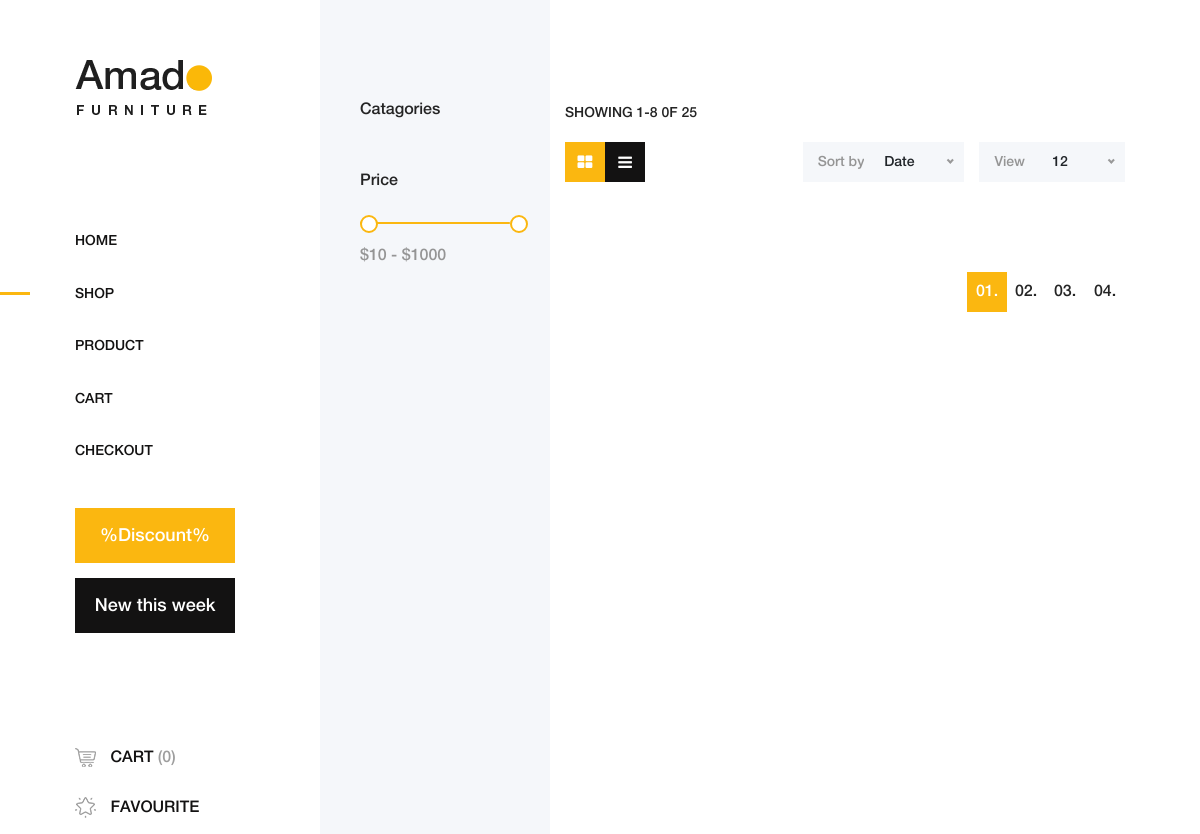
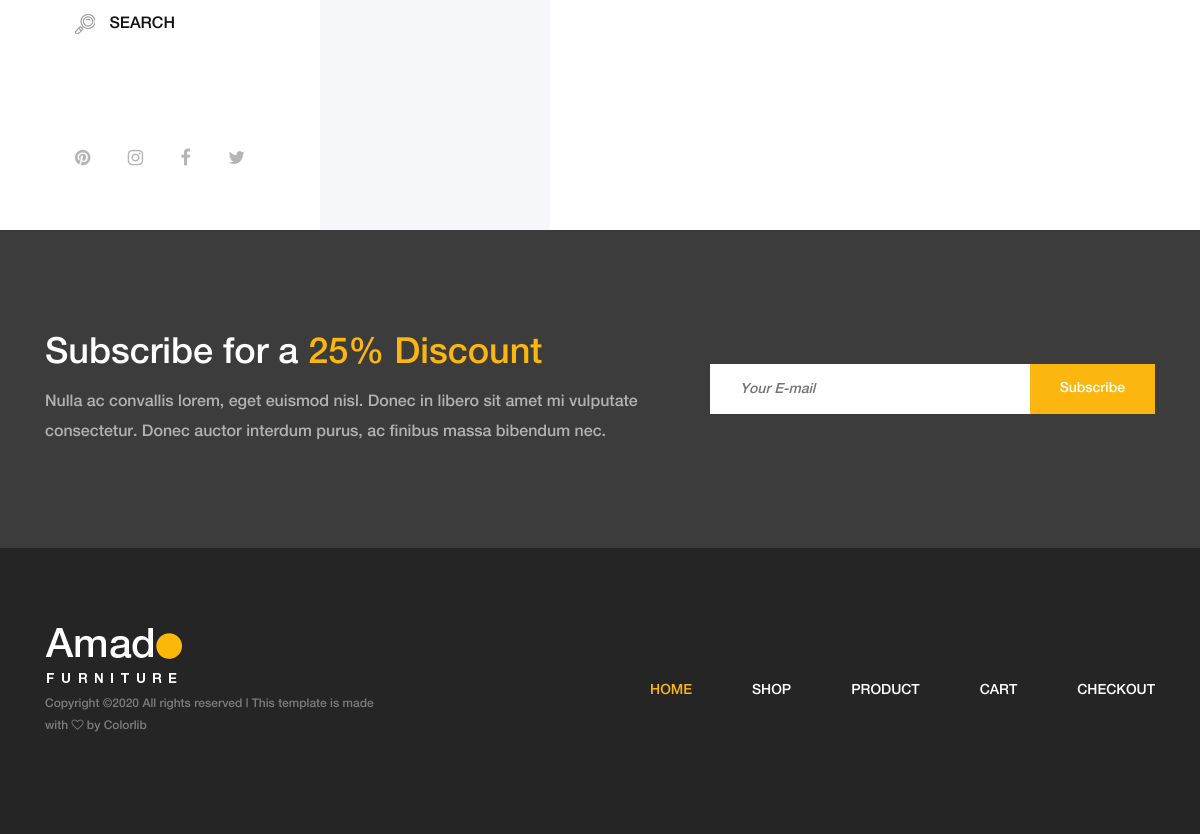
/shop/1, run on an earlier commit of the app's database (2 pictures, top to bottom).
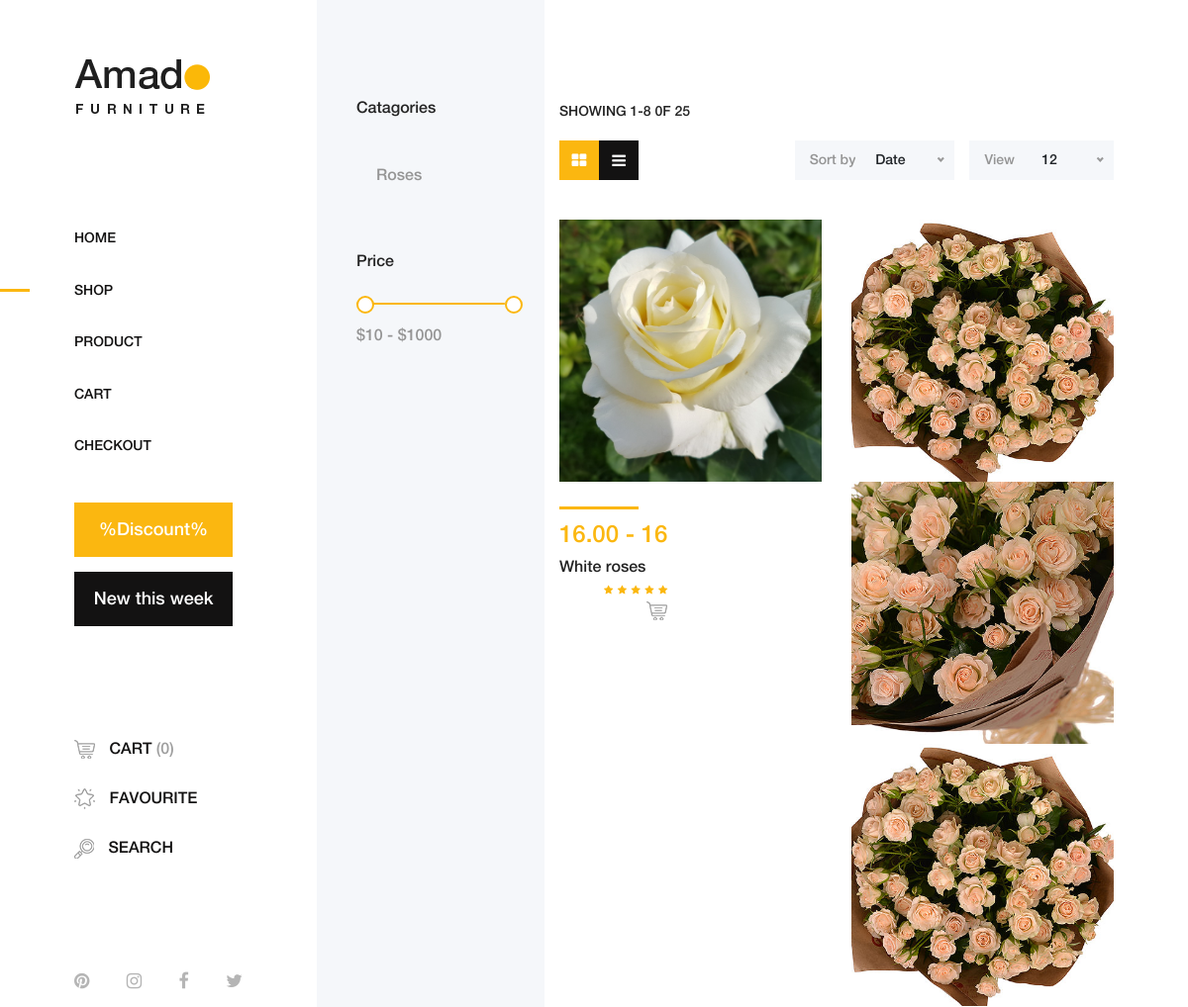
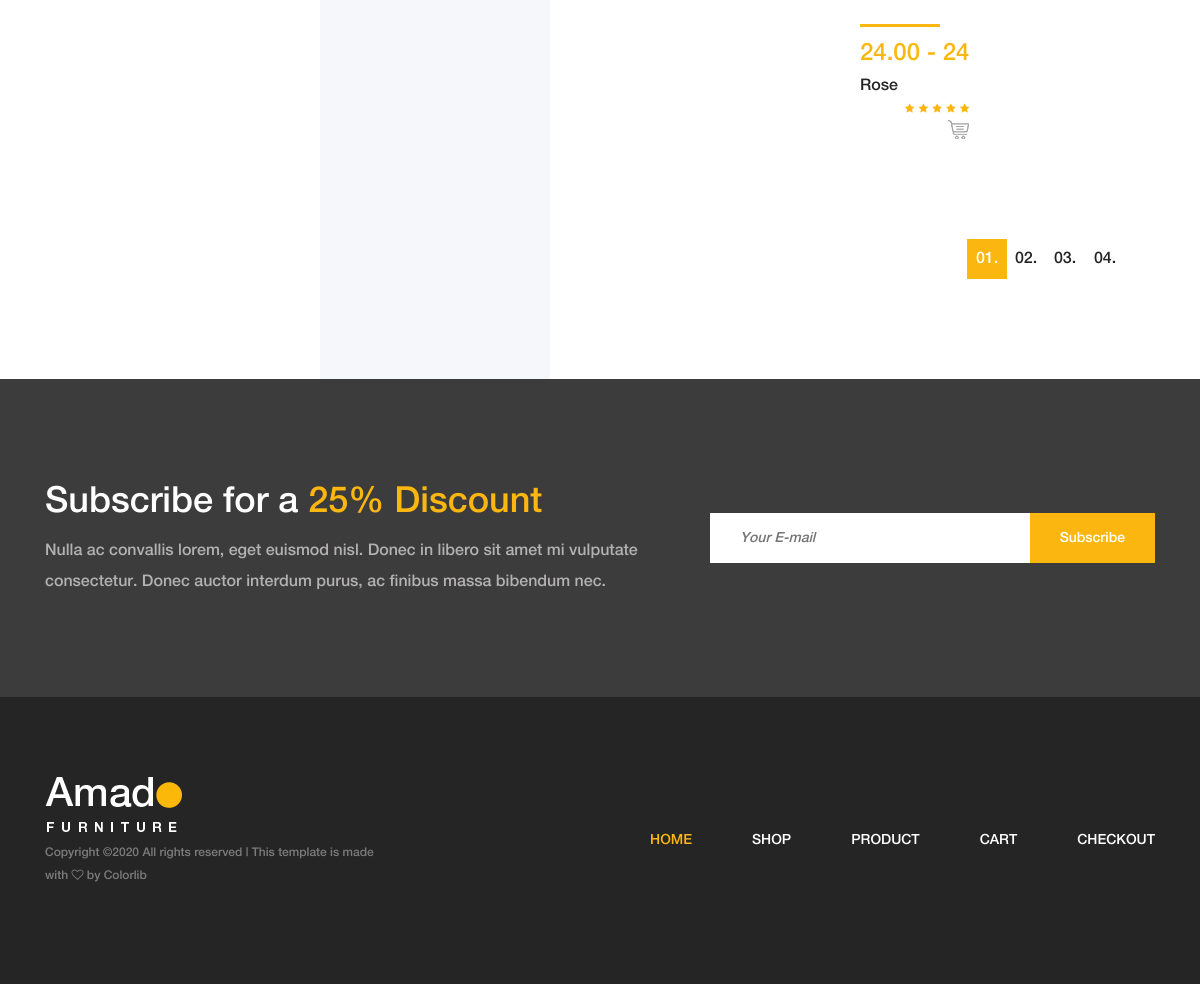
And on a later commit of the database (2 pictures, top to bottom).
### shop/models.py (models this page shows, shortened)
class Category(models.Model):
    title = models.CharField(max_length=100)
    class Meta:
        verbose_name_plural = "Категории"
        verbose_name = "Категория"

class ProductImage(models.Model):
    image = models.ImageField(upload_to='products/%Y/%m/%d/', blank=True)
    product = models.ForeignKey(Product, related_name='images', on_delete=models.CASCADE)
    class Meta:
        verbose_name = 'Картинка'
        verbose_name_plural = 'Картинки'

class Product(models.Model):
    slug = models.SlugField(max_length=100)
    category = models.ForeignKey(Category, related_name='products', on_delete=models.CASCADE)
    price = models.DecimalField(decimal_places=2, max_digits=10)
    title = models.CharField(max_length=100)
    description = models.CharField(max_length=500)
    created_at = models.DateTimeField(auto_now_add=True)
    updated_at = models.DateTimeField(auto_now=True)
    stock = models.PositiveIntegerField('Скидка в процентах', blank=True, null=True, default=0)
    available = models.BooleanField(default=True)
    class Meta:
        verbose_name = 'Продукт'
        verbose_name_plural = 'Продукты'
    def get_sale(self):
        return int(self.price * (100 - self.stock) / 100)

### shop/views.py (the view)
# urls.py: path('shop/<pk>', CategoryRender.as_view(), name='shop'),
class CategoryRender(View):
    def get(self, request, pk):
        products = Product.objects.filter(available=True)
        categories = Category.objects.all()
        context = {
            'products': products,
            'categories': categories,
        }
        template = 'shop/category.html'
        return render(request, template, context)

### templates/shop/category.html (shortened to what the changed rows need)
{% extends 'base.html'%}
{% load static %}
{% block content %}
    <div class="main-content-wrapper d-flex clearfix">
        {% include 'includes/filters.html' %}
        <div class="amado_product_area section-padding-100">
            <div class="container-fluid">
                <div class="row">
                    {% for product in products %}
                        <div class="col-12 col-sm-6 col-md-12 col-xl-6">
                        <div class="single-product-wrapper">
                            <div class="product-img">
                                {% for pr_image in product.images.all %}
                                    <img src="{{ pr_image.image.url }}" alt="">
                                {% endfor %}
                            </div>
                            <div class="product-description d-flex align-items-center justify-content-between">
                                <div class="product-meta-data">
                                    <div class="line"></div>
                                    <p class="product-price">{{ product.price }} - {{ product.get_sale}}</p>
                                    <a href="product-details.html">
                                        <h6>{{product.title}}</h6>
                                    </a>
                                    <div class="ratings-cart text-right">
                                    <div class="ratings">
                                        <i class="fa fa-star" aria-hidden="true"></i>
                                        <i class="fa fa-star" aria-hidden="true"></i>
                                        <i class="fa fa-star" aria-hidden="true"></i>
                                        <i class="fa fa-star" aria-hidden="true"></i>
                                        <i class="fa fa-star" aria-hidden="true"></i>
                                    </div>
                                    <div class="cart">
                                        <a href="cart.html" data-toggle="tooltip" data-placement="left" title="Add to Cart"><img src="{% static 'img/core-img/cart.png' %}" alt=""></a>
                                    </div>
                                </div>
                                </div>
                            </div>
                        </div>
                    </div>
                    {% endfor %}
                </div>
            </div>
        </div>
    </div>
{% endblock content %}

### templates/includes/filters.html (shortened to what this page needs)
{% load static %}
<div class="shop_sidebar_area">
            <div class="widget catagory mb-50">
                <h6 class="widget-title mb-30">Catagories</h6>
                <div class="catagories-menu">
                    <ul>
                        {% for category in categories %}
                            <li class=""><a href="shop/{{ category.pk }}">{{ category.title }}</a></li>
                        {% endfor %}
                    </ul>
                </div>
            </div>
            <div class="widget price mb-50">
                <h6 class="widget-title mb-30">Price</h6>
                <div class="widget-desc">
                    <div class="slider-range">
                        <div data-min="10" data-max="1000" data-unit="$" class="slider-range-price ui-slider ui-slider-horizontal ui-widget ui-widget-content ui-corner-all" data-value-min="10" data-value-max="1000" data-label-result="">
                            <span class="ui-slider-handle ui-state-default ui-corner-all" tabindex="0"></span>
                            <span class="ui-slider-handle ui-state-default ui-corner-all" tabindex="0"></span>
                        </div>
                        <div class="range-price">$10 - $1000</div>
                    </div>
                </div>
            </div>
        </div>

What changed in the data, as far as the page shows it:
added Category: title "Roses"
added Product: price "16.00", get_sale "16", title "White roses"
added ProductImage: image (picture), shown under "16.00"
added Product: price "24.00", get_sale "24", title "Rose"
added ProductImage: image (picture), shown under "24.00"
added ProductImage: image (picture), shown under "24.00"
added ProductImage: image (picture), shown under "24.00"
